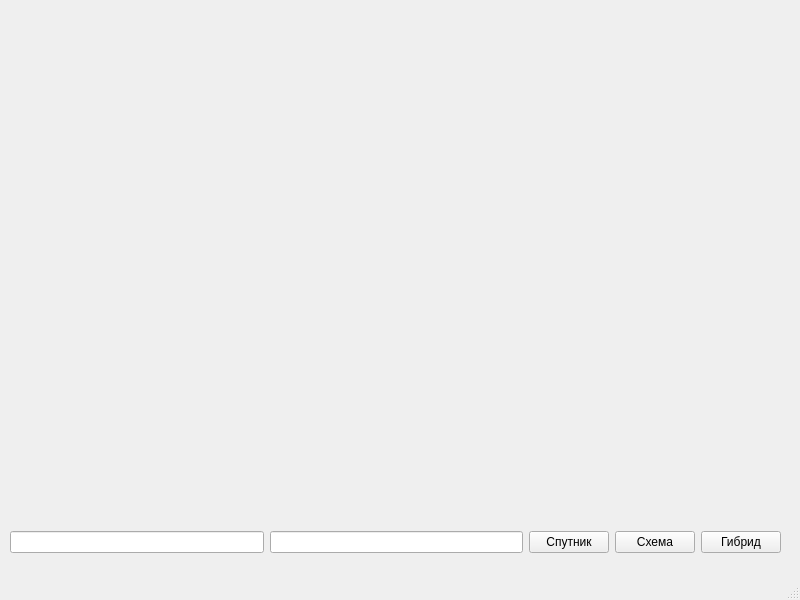
<?xml version="1.0" encoding="UTF-8"?>
<ui version="4.0">
 <class>MainWindow</class>
 <widget class="QMainWindow" name="MainWindow">
  <property name="geometry">
   <rect>
    <x>0</x>
    <y>0</y>
    <width>800</width>
    <height>600</height>
   </rect>
  </property>
  <property name="windowTitle">
   <string>MainWindow</string>
  </property>
  <widget class="QWidget" name="centralwidget">
   <widget class="QLabel" name="label">
    <property name="geometry">
     <rect>
      <x>12</x>
      <y>12</y>
      <width>769</width>
      <height>501</height>
     </rect>
    </property>
    <property name="text">
     <string/>
    </property>
   </widget>
   <widget class="QWidget" name="">
    <property name="geometry">
     <rect>
      <x>10</x>
      <y>530</y>
      <width>771</width>
      <height>25</height>
     </rect>
    </property>
    <layout class="QHBoxLayout" name="horizontalLayout">
     <item>
      <widget class="QLineEdit" name="lineEdit"/>
     </item>
     <item>
      <widget class="QLineEdit" name="lineEdit_2"/>
     </item>
     <item>
      <widget class="QPushButton" name="pushButton">
       <property name="text">
        <string>Спутник</string>
       </property>
      </widget>
     </item>
     <item>
      <widget class="QPushButton" name="pushButton_2">
       <property name="text">
        <string>Схема</string>
       </property>
      </widget>
     </item>
     <item>
      <widget class="QPushButton" name="pushButton_3">
       <property name="text">
        <string>Гибрид</string>
       </property>
      </widget>
     </item>
    </layout>
   </widget>
  </widget>
  <widget class="QMenuBar" name="menubar">
   <property name="geometry">
    <rect>
     <x>0</x>
     <y>0</y>
     <width>800</width>
     <height>21</height>
    </rect>
   </property>
  </widget>
  <widget class="QStatusBar" name="statusbar"/>
 </widget>
 <resources/>
 <connections/>
</ui>
